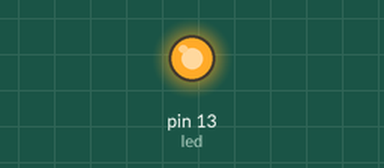
Simulated run of this sketch. Board: Arduino Uno, built with avr-gcc and run on an emulated ATmega328P. On the bench: output pins drawn as LEDs (lit = HIGH).

Above: at 1.5 s.
At 8.0 s:
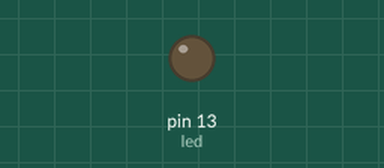
Timing chart, 0 to 16.9 s (numbered marks = the images above):
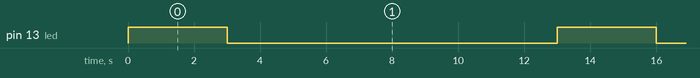

Measured:
- by itself, pin 13 (led): alternates HIGH for 3.0 s and LOW for 10.0 s

The sketch:

6-Safe_Water_Mark.ino
```cpp
//Pin Assignment
int led = 13;
int flash = 3000;
int wait = 10000;

void setup() {
  //Pin initialisation
  pinMode(led, OUTPUT);
}

void loop() {
    analogWrite(led, 255);
    delay(flash);
    analogWrite(led, 0);
    delay(wait);
}
```
